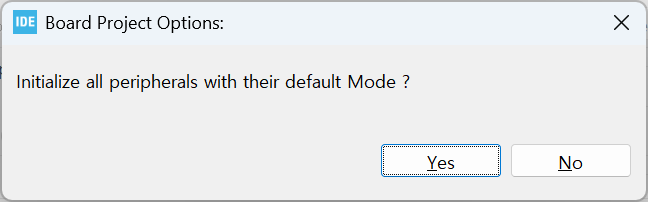
#> input picture user_lib/img/board_project_option.png, 648 x 202 px, given in place of the camera
$ python mark_blue.py
#> lines starting #> are read from the running program, lines starting #| are printed output that depends on the picture; after the words box and inside, x2 and y2 are one past the last pixel; in counts of white or black regions, pixels touching at a corner belong together
import cv2
import numpy as np

# Open webcam using DirectShow
cap = cv2.VideoCapture(1, cv2.CAP_DSHOW)

if not cap.isOpened():
    print("Cannot open camera")
    exit()

# Define range of blue color in HSV
lower_blue = np.array([100, 100, 120])
upper_blue = np.array([150, 255, 255])

COLOR = (0, 255, 0)

while True:

    # Read one frame from webcam
    ret, src = cap.read()
#> src is the input picture: shape (202, 648, 3); mean B, G, R 236.4, 235, 233.1

    if not ret:
        print("Cannot receive frame")
        break

    # Convert from BGR to HSV
    hsv = cv2.cvtColor(src, cv2.COLOR_BGR2HSV)
#> hsv: shape (202, 648, 3); mean H, S, V 23.1, 6.8, 237.3

    # Make blue mask
    mask = cv2.inRange(hsv, lower_blue, upper_blue)
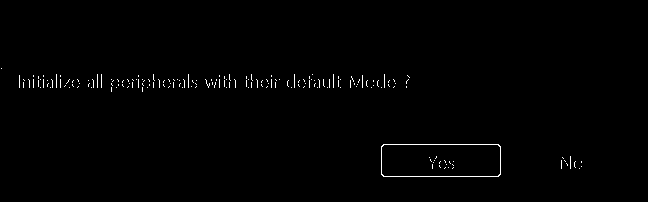
#> mask: shape (202, 648); 0.78% white in thin lines or dots, all inside (x1, y1, x2, y2) = (1, 68, 582, 177)

    # Apply blue mask
    res = cv2.bitwise_and(src, src, mask=mask)

    # Find contours directly from binary mask
    contours, _ = cv2.findContours(
        mask,
        cv2.RETR_EXTERNAL,
        cv2.CHAIN_APPROX_SIMPLE
    )
#> contours = 166 contours, 165 with area under 20; largest, box (x1, y1, x2, y2) and area: (381, 144, 501, 177) 3800

    # Find largest blue object
    largest_contour = None
    largest_area = 0

    for cnt in contours:
        area = cv2.contourArea(cnt)

        if area > largest_area:
            largest_area = area
            largest_contour = cnt
#> this loop made 166 passes
#> (area, largest_area) on pass 10: (3800, 3800)
#> after the loop, largest_area = 3800; largest_contour = [[383, 144], [381, 146], [381, 174], [383, 176], [498, 176], [500, 174], [500, 146], [498, 144]]

    # Draw bounding box
    if largest_contour is not None:

        if largest_area > 500:

            x, y, width, height = cv2.boundingRect(largest_contour)
#> x = 381; y = 144; width = 120; height = 33

            cv2.rectangle(
                src,
                (x, y),
                (x + width, y + height),
                COLOR,
                2
            )
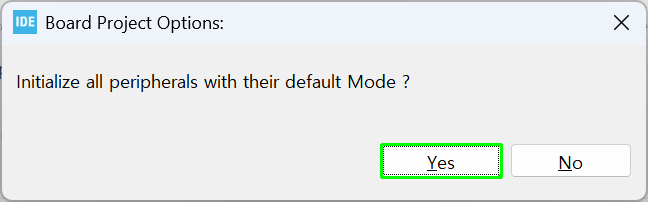
#> src: shape (202, 648, 3); 0.7% of pixels changed, all inside (x1, y1, x2, y2) = (380, 143, 503, 179)

    # Show images
    cv2.imshow("origin", src)
    #cv2.imshow("mask", mask)
    #cv2.imshow("blue", res)

    # ESC key to quit
    k = cv2.waitKey(10) & 0xFF
#> (key Esc is pressed here)

    if k == 27:
        break

cap.release()
cv2.destroyAllWindows()
